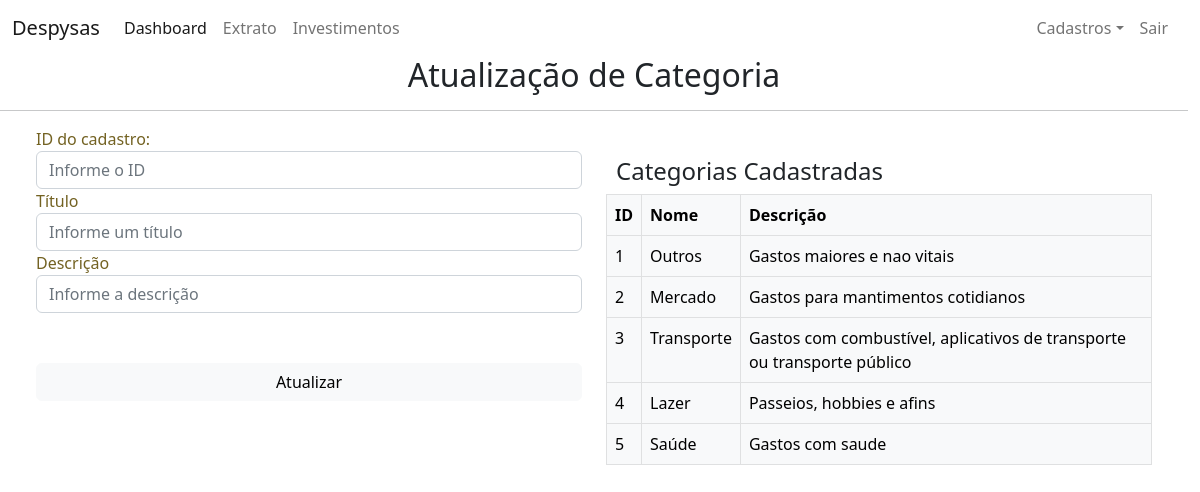
Page /editar_categoria (signed in) on the committed database.
### despysas/models.py (models this page shows)
class Categorias(db.Model):
    id = db.Column(db.Integer, primary_key=True)
    nome = db.Column(db.String(length=30), nullable=False)
    descricao = db.Column(db.String(length=500), nullable=False)
    despesas = db.relationship('Despesas', backref='categoria_despesas', lazy=True)

### despysas/routes.py (the view, shortened to what this page needs)
@app.route('/editar_categoria', methods=['GET', 'POST'])
def page_edita_categoria():
    form = EditaFormCategoria() # consulta informacoes do formulario de cadastro de capital
    id = form.id.data
    return render_template("editar_categoria.html", categoria=Categorias.query.all(), form=form) # renderiza o formulario

### despysas/forms.py
class EditaFormCategoria(FlaskForm):
    id = IntegerField(label="ID do cadastro:", validators=[DataRequired()])
    nome = StringField(label="Título", validators=[Length(max=30), DataRequired()])
    descricao = StringField(label="Descrição", validators=[Length(max=500), DataRequired()])
    submit = SubmitField(label="Atualizar")

### despysas/models.py (called while the page is built)
@login_manager.user_loader
def load_user(user_id):
    return Users.query.get(int(user_id))

### despysas/templates/editar_categoria.html (shortened to what this page needs)
{% extends 'base.html' %}
{% block content %}
    <h2 style="text-align: center;">Atualização de Categoria</h2>
    <hr>
    <div class="container">
        <div class="row">
            <div class="col-sm-6">
                <form method="POST" class="form-register" style="color: #736222;">
                    {{ form.id.label() }}
                    {{ form.id(class="form-control", placeholder="Informe o ID")}}
                    {{ form.nome.label() }}
                    {{ form.nome(class="form-control", placeholder="Informe um título")}}
                    {{ form.descricao.label() }}
                    {{ form.descricao(class="form-control", placeholder="Informe a descrição")}}
                    <div class="d-grid" style="padding-top: 50px;">
                        {{ form.submit(class="btn btn-md btn-light")}}
                    </div>
                </form>
            </div>
            <div class="col-sm-6">
                <h4 style="margin-left: 10px; margin-top: 30px;">Categorias Cadastradas</h4>
            <table class="table table-hover table-bordered table-light" style="max-width: fit-content;">
                <thead>
                    <th scope="col">ID</th>
                    <th scope="col">Nome</th>
                    <th scope="col">Descrição</th>
                </thead>
                <tbody>
                    {% for item in categoria %}
                    <tr>
                        <td>{{item.id}}</td>
                        <td>{{item.nome}}</td>
                        <td>{{item.descricao}}</td>
                    </tr>
                    {% endfor %}
                </tbody>
            </table>
            </div>
        </div>
    </div>
{% endblock %}

### despysas/templates/base.html (style rules this page uses)
html, body { height: 100%; margin: 0; max-width: 100%; padding: 0; }
body { background-image: url("/static/background.jpg"); background: #fdc700; background: -moz-linear-gradient(top, #fff 0%, #fdc700 100%); background: -webkit-gradient(linear, left top, left bottom, color-stop(0%, #633535), color-stop(100%, #943bea)); background: -webkit-linear-gradient(top, #FAF844 10%, #DEAA3C 100%); background: -o-linear-gradient(top, #DEAA3C 0%, #fdc700 100%); background: -ms-linear-gradient(top, #554d4d 0%, #F5D14E 100%); background: linear-gradient(to bottom, #ffffff 0%, #ffffff 100%); }

### rows in the picture
Categorias: id "1", nome "Outros", descricao "Gastos maiores e nao vitais"
Categorias: id "2", nome "Mercado", descricao "Gastos para mantimentos cotidianos"
Categorias: id "3", nome "Transporte", descricao "Gastos com combustível, aplicativos de transporte ou transporte público"
Categorias: id "4", nome "Lazer", descricao "Passeios, hobbies e afins"
Categorias: id "5", nome "Saúde", descricao "Gastos com saude"
